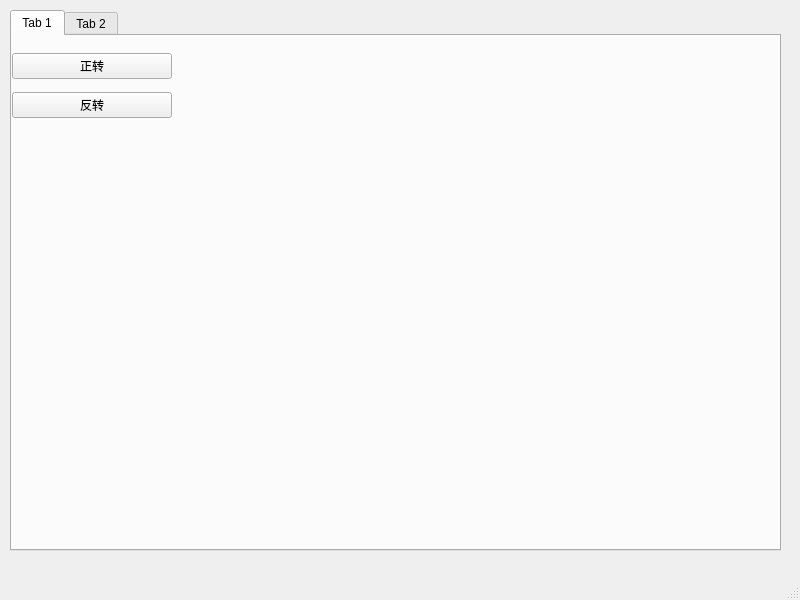
<?xml version="1.0" encoding="UTF-8"?>
<ui version="4.0">
 <class>MainWindow</class>
 <widget class="QMainWindow" name="MainWindow">
  <property name="geometry">
   <rect>
    <x>0</x>
    <y>0</y>
    <width>800</width>
    <height>600</height>
   </rect>
  </property>
  <property name="windowTitle">
   <string>MainWindow</string>
  </property>
  <widget class="QWidget" name="centralwidget">
   <property name="layoutDirection">
    <enum>Qt::LeftToRight</enum>
   </property>
   <widget class="QTabWidget" name="tabWidget">
    <property name="geometry">
     <rect>
      <x>10</x>
      <y>10</y>
      <width>771</width>
      <height>541</height>
     </rect>
    </property>
    <widget class="QWidget" name="tab0">
     <attribute name="title">
      <string>Tab 1</string>
     </attribute>
     <widget class="QWidget" name="verticalLayoutWidget">
      <property name="geometry">
       <rect>
        <x>0</x>
        <y>10</y>
        <width>160</width>
        <height>80</height>
       </rect>
      </property>
      <layout class="QVBoxLayout" name="verticalLayout">
       <item>
        <widget class="QPushButton" name="pushButton">
         <property name="text">
          <string>正转</string>
         </property>
        </widget>
       </item>
       <item>
        <widget class="QPushButton" name="pushButton_2">
         <property name="text">
          <string>反转</string>
         </property>
        </widget>
       </item>
      </layout>
     </widget>
    </widget>
    <widget class="QWidget" name="tab1">
     <attribute name="title">
      <string>Tab 2</string>
     </attribute>
    </widget>
   </widget>
  </widget>
  <widget class="QMenuBar" name="menubar">
   <property name="geometry">
    <rect>
     <x>0</x>
     <y>0</y>
     <width>800</width>
     <height>23</height>
    </rect>
   </property>
  </widget>
  <widget class="QStatusBar" name="statusbar"/>
 </widget>
 <resources/>
 <connections/>
</ui>
